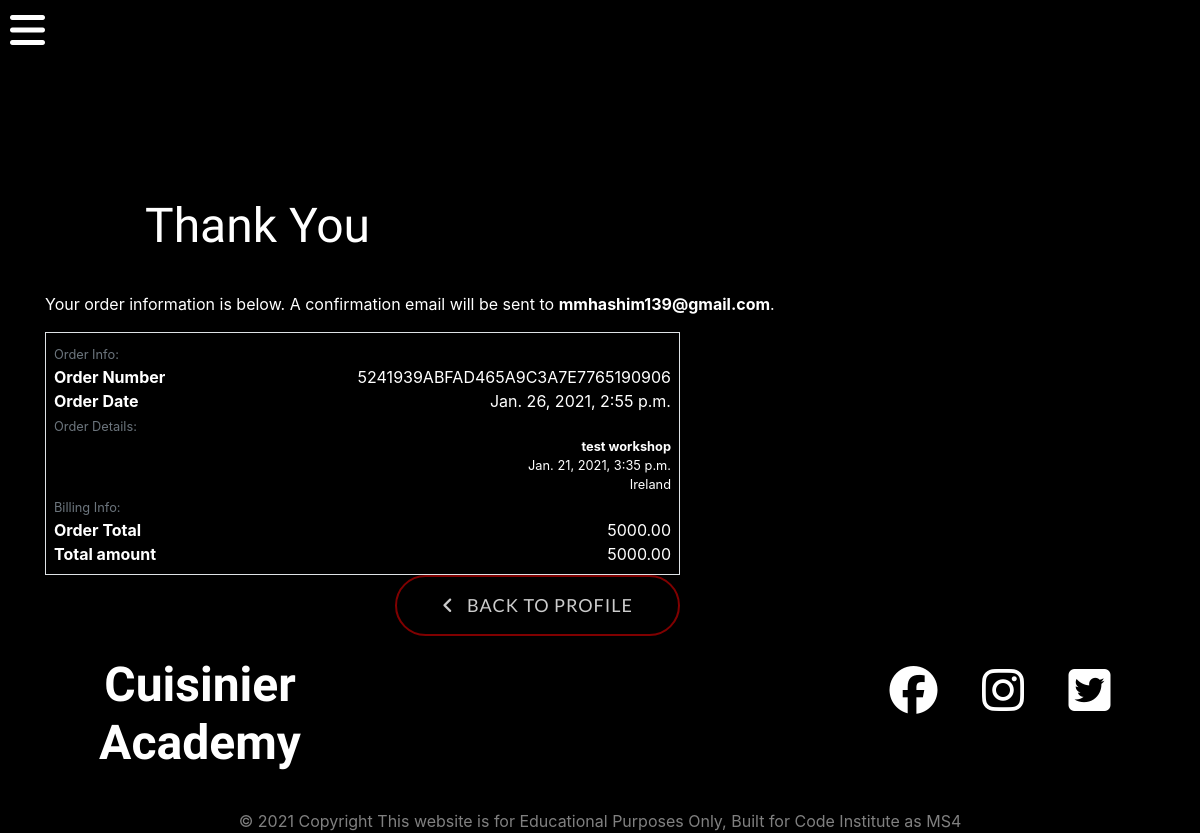
/profiles/order_history/5241939ABFAD465A9C3A7E7765190906, run on the app's committed database.
### reservations/models.py (models this page shows, shortened)
class Order(models.Model):
    order_number = models.CharField(max_length=32, null=False, editable=False)
    user_profile = models.ForeignKey(UserProfile, on_delete=models.SET_NULL,
                                     null=True, blank=True, related_name='orders')
    full_name = models.CharField(max_length=50, null=False, blank=False)
    email = models.EmailField(max_length=254, null=False, blank=False)
    phone_number = models.CharField(max_length=20, null=False, blank=False)
    country = CountryField(blank_label='Country', null=True, blank=True)
    postcode = models.CharField(max_length=20, null=True, blank=True)
    town_or_city = models.CharField(max_length=40, null=False, blank=False)
    street_address1 = models.CharField(max_length=80, null=False, blank=False)
    street_address2 = models.CharField(max_length=80, null=True, blank=True)
    county = models.CharField(max_length=80, null=True, blank=True)
    date = models.DateTimeField(auto_now_add=True)
    workshop = models.ForeignKey(Workshop, null=True, blank=True, on_delete=models.CASCADE)
    order_total = models.DecimalField(
        max_digits=10, decimal_places=2, null=False, default=0)

### workshops/models.py (models this page shows, shortened)
class Workshop(models.Model):
    title = models.CharField(max_length=100)
    sub_title = models.CharField(max_length=200)
    description = models.TextField(blank=True)
    expert = models.ForeignKey(Expert,default=None, on_delete=models.DO_NOTHING)
    main_img = models.ImageField(null=True, blank=True) # upload file path
    image_1 = models.ImageField(null=True, blank=True)
    image_2 = models.ImageField(null=True, blank=True)
    image_3 = models.ImageField(null=True, blank=True)
    agenda_day_1 = models.TextField(null=True, blank=True)
    agenda_day_2 = models.TextField(null=True, blank=True)
    agenda_day_3 = models.TextField(null=True, blank=True)
    price = models.DecimalField(null=True, max_digits=6, decimal_places=2, blank=True)
    date = models.DateTimeField(default=datetime.now, blank=True)
    location = models.CharField(null=True, max_length=200)
    is_published = models.BooleanField(default=True)

### profiles/views.py (the view)
# urls.py: path('order_history/<order_number>', views.order_history, name='order_history'),
def order_history(request, order_number):
    order = get_object_or_404(Order, order_number=order_number)
    messages.info(request, (
        f'This is a past confirmation for order number {order_number}. '
        'A confirmation email was sent on the order date.'
    ))
    template = 'reservations/checkout_success.html'
    context = {
        'order': order,
        'from_profile': True,
    }
    return render(request, template, context)

### reservations/templates/reservations/checkout_success.html (shortened to what this page needs)
{% extends "base.html" %}
{% load static %}
{% block extra_css %}
<link rel="stylesheet" href="{% static 'reservations/css/reservations.css' %}">
{% endblock %}
{% block content %}
<div class="container thanks-container">
    <div class="row">
        <div class="col">
            <hr>
            <h2 class="header-titile">Thank You</h2>
            <hr>
            <p class="header-para">Your order information is below. A confirmation email will be sent to
                <strong>{{ order.email }}</strong>.</p>
        </div>
    </div>
    <div class="row">
        <div class="col-12 col-lg-7">
            <div class="order-confirmation-wrapper p-2 border">
                <div class="row">
                    <div class="col">
                        <small class="text-muted">Order Info:</small>
                    </div>
                </div>
                <div class="row">
                    <div class="col-12 col-md-4">
                        <p class="mb-0  font-weight-bold">Order Number</p>
                    </div>
                    <div class="col-12 col-md-8 text-md-right">
                        <p class="mb-0">{{ order.order_number }}</p>
                    </div>
                </div>
                <div class="row">
                    <div class="col-12 col-md-4">
                        <p class="mb-0  font-weight-bold">Order Date</p>
                    </div>
                    <div class="col-12 col-md-8 text-md-right">
                        <p class="mb-0">{{ order.date }}</p>
                    </div>
                </div>
                <div class="row">
                    <div class="col">
                        <small class="text-muted">Order Details:</small>
                    </div>
                </div>
                <div class="row">
                    <div class="col-12 col-md-4">
                    </div>
                    <div class="col-12 col-md-8 text-md-right">
                        <p class="small mb-0  font-weight-bold">
                            {{ order.workshop.title }}
                        </p>
                        <p class="small mb-0">{{ order.workshop.date }}</p>
                        <p class="small mb-0">{{ order.workshop.location }}</p>
                    </div>
                </div>
                <div class="row">
                    <div class="col">
                        <small class="text-muted">Billing Info:</small>
                    </div>
                </div>
                <div class="row">
                    <div class="col-12 col-md-4">
                        <p class="mb-0  font-weight-bold">Order Total</p>
                    </div>
                    <div class="col-12 col-md-8 text-md-right">
                        <p class="mb-0">{{ order.order_total }}</p>
                    </div>
                </div>
                <div class="row">
                    <div class="col-12 col-md-4">
                        <p class="mb-0  font-weight-bold">Total amount</p>
                    </div>
                    <div class="col-12 col-md-8 text-md-right">
                        <p class="mb-0">{{ order.order_total }}</p>
                    </div>
                </div>
            </div>
        </div>
    </div>
    <div class="row">
        <div class="col-12 col-lg-7 text-right">
            {% if from_profile %}
            <a href="{% url 'profiles' %}" class="btn btn-header-2">
                <span class="icon mr-2">
                    <i class="fas fa-angle-left"></i>
                </span>
                <span class="text-uppercase">Back to Profile</span>
            </a>
            {% else %}
            <a href="{% url 'workshops' %}" class="my-4 btn btn-header-2 checkout-success-btn">
                <span class="text-uppercase">Other Workshops</span>
            </a>
            {% endif %}
        </div>
    </div>
</div>
{% endblock %}

### static/css/base.css (style rules this page uses)
body { background-color: black; }
.header-titile { margin: 120px 330px 20px 100px; color: white; font-size: 48px; font-family: 'flamenco', sans-serif; justify-content: left; }
.btn-header-2 { color: rgba(255, 255, 255, 0.8) ; border: 2px solid; border-color: rgba(255, 0, 0, 0.5); border-radius: 300px; letter-spacing: 1px; text-transform: uppercase; font-size: 18px; font-family: 'Lato', sans-serif; padding: 15px 45px; margin-bottom: 20px; }

### reservations/static/reservations/css/reservations.css (style rules this page uses)
.thanks-container { color: white; }

### data on the page
Order: email "mmhashim139@gmail.com", order_number "5241939ABFAD465A9C3A7E7765190906", date "Jan. 26, 2021, 2:55 p.m.", workshop "test workshop", workshop "Jan. 21, 2021, 3:35 p.m.", workshop.location "Ireland", order_total "5000.00"
